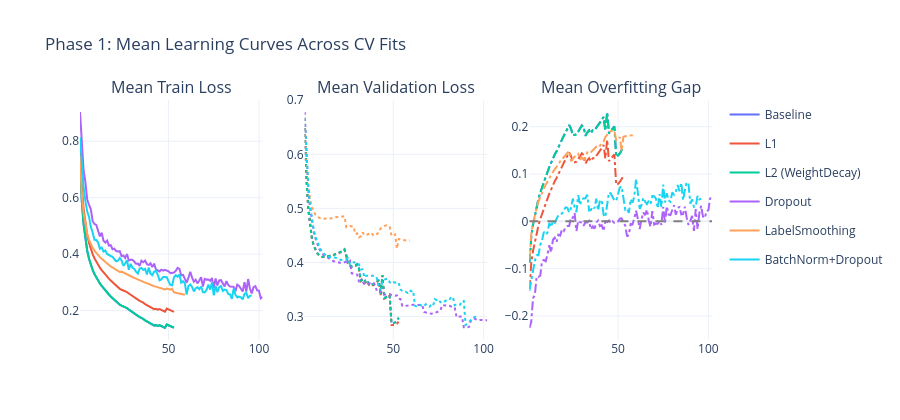
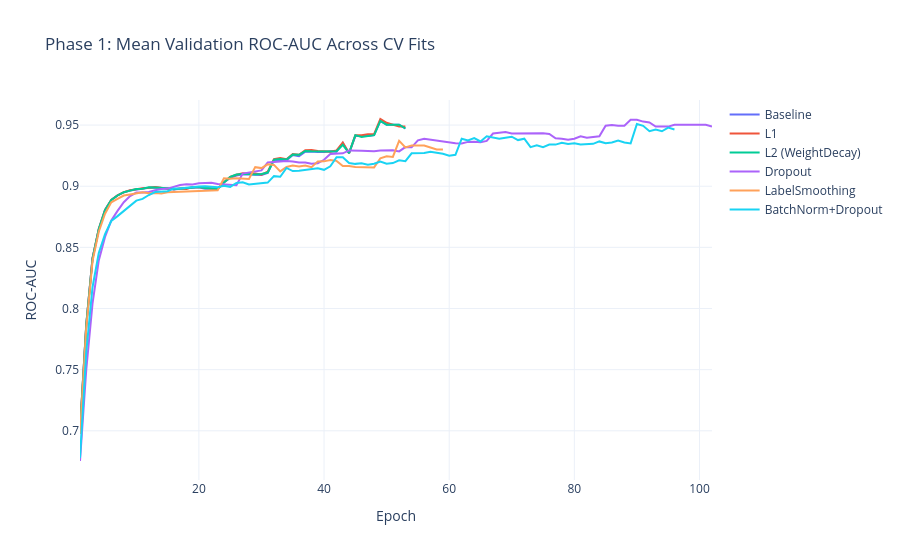

Notebook code for these charts, in order:
### Code cell
# Mean learning trajectories across all folds and seeds. Curves are descriptive;
# scalar CV metrics above remain the basis for model selection.
fig_lc = make_subplots(
    rows=1, cols=3,
    subplot_titles=('Mean Train Loss', 'Mean Validation Loss', 'Mean Overfitting Gap'),
)
colors_p1 = px.colors.qualitative.Plotly
for idx, record in enumerate(phase1_raw):
    history = record['_history']
    epochs = list(range(1, len(history['train_loss']) + 1))
    color = colors_p1[idx % len(colors_p1)]
    name = record['regularizer']
    gap = [val - train for val, train in zip(history['val_loss'], history['train_loss'])]
    fig_lc.add_trace(go.Scatter(x=epochs, y=history['train_loss'], name=name,
                                line=dict(color=color), legendgroup=name), row=1, col=1)
    fig_lc.add_trace(go.Scatter(x=epochs, y=history['val_loss'], name=name,
                                line=dict(color=color, dash='dot'),
                                legendgroup=name, showlegend=False), row=1, col=2)
    fig_lc.add_trace(go.Scatter(x=epochs, y=gap, name=name,
                                line=dict(color=color, dash='dashdot'),
                                legendgroup=name, showlegend=False), row=1, col=3)

fig_lc.add_hline(y=0, line_dash='dash', line_color='grey', row=1, col=3)
fig_lc.update_layout(title='Phase 1: Mean Learning Curves Across CV Fits',
                     template='plotly_white', height=420)
fig_lc.show()

# ── Val ROC-AUC over epochs ───────────────────────────────────
fig_auc = go.Figure()
for idx, record in enumerate(phase1_raw):
    history = record['_history']
    epochs = list(range(1, len(history['val_roc_auc']) + 1))
    fig_auc.add_trace(go.Scatter(
        x=epochs, y=history['val_roc_auc'], name=record['regularizer'],
        line=dict(color=colors_p1[idx % len(colors_p1)]),
    ))
fig_auc.update_layout(title='Phase 1: Mean Validation ROC-AUC Across CV Fits',
                      xaxis_title='Epoch', yaxis_title='ROC-AUC', template='plotly_white')
fig_auc.show()
